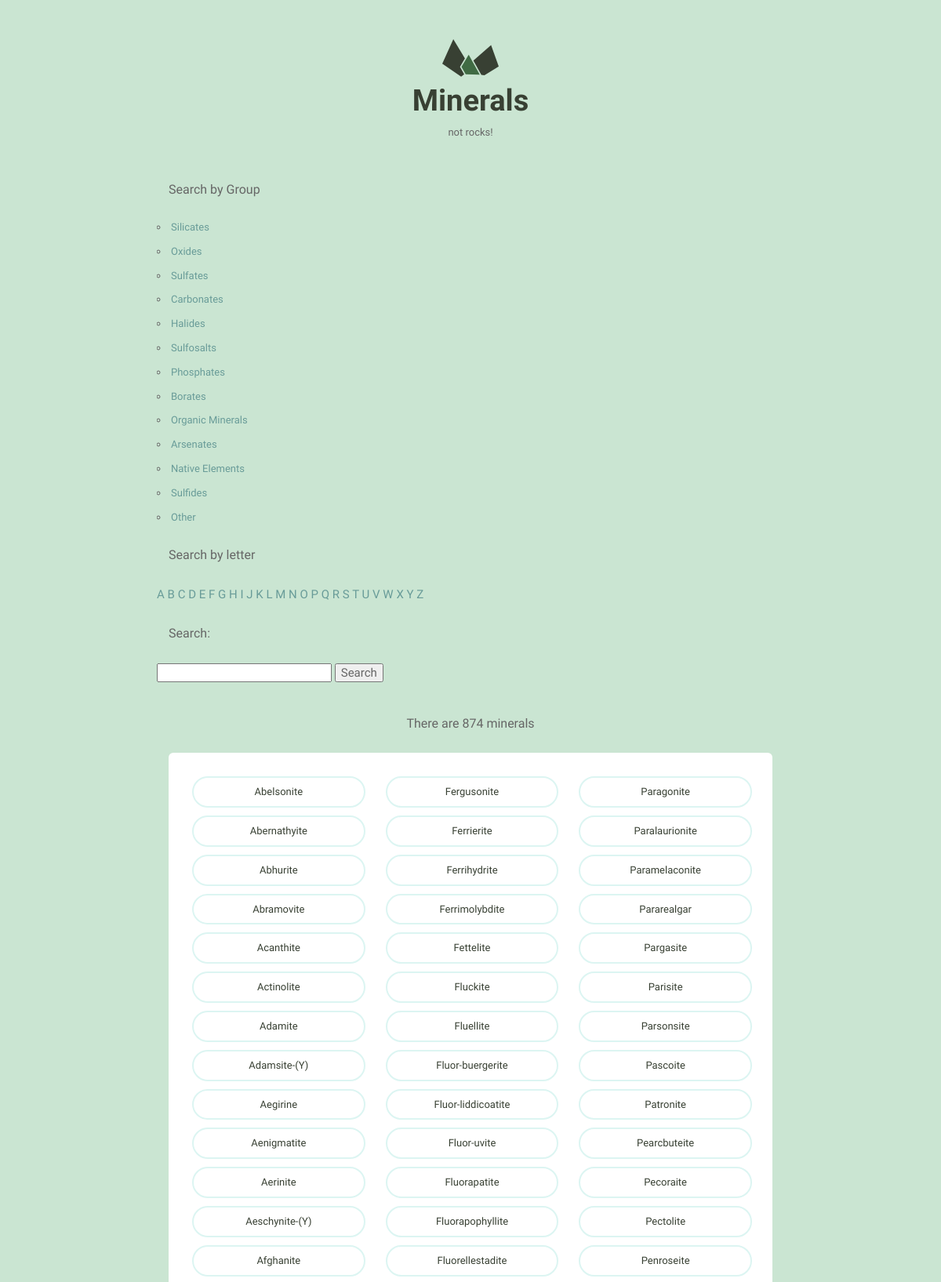
The app's page /search/ (upper part) with its own data.
### info/models.py (models this page shows, shortened)
class Mineral(models.Model):
    name = models.CharField(max_length=200)
    image_filename = models.CharField(max_length=200)
    image_caption = models.CharField(max_length=200)
    category = models.CharField(max_length=200)
    formula = models.CharField(max_length=200)
    strunz_classification = models.CharField(max_length=200)
    color = models.CharField(max_length=200)
    crystal_system = models.CharField(max_length=200)
    unit_cell = models.CharField(max_length=200)
    crystal_symmetry = models.CharField(max_length=200)
    cleavage = models.CharField(max_length=200)
    mohs_scale_hardness = models.CharField(max_length=200)
    luster = models.CharField(max_length=200)
    streak = models.CharField(max_length=200)
    diaphaneity = models.CharField(max_length=200)
    optical_properties = models.CharField(max_length=200)
    refractive_index = models.CharField(max_length=200)
    crystal_habit = models.CharField(max_length=200)
    specific_gravity = models.CharField(max_length=200)
    group = models.CharField(max_length=200, blank=True, default='')

### info/views.py (the view)
# urls.py: path('search/', views.search_by_keyword, name='keyword')
def search_by_keyword(request):
    query = request.GET.get('q', '')
    all_minerals = Mineral.objects.all()
    minerals = all_minerals.filter(
        Q(name__icontains=query))
    return render(request, 'minerals/search.html', {
        'all_minerals': all_minerals,
        'groups': groups,
        'alphabet': alphabet,
        'minerals': minerals
    })

### templates/minerals/search.html
{% extends 'minerals/layout.html' %}
{% block content %}
<p class="text-centered">There are {{ minerals|length }} minerals</p>
    <div class="grid-100">
        <ul class="minerals__container">
            {% for mineral in minerals %}
            <li class="minerals__item">
                <a class="minerals__anchor" href="{% url 'detail' pk=mineral.pk %}"> {{ mineral.name }}</a>
            </li>
            {% endfor %}
        </ul>
    </div>
{% endblock %}

### static/css/global.css (style rules this page uses)
html { font-family: sans-serif; -ms-text-size-adjust: 100%; -webkit-text-size-adjust: 100%; }
body { margin: 0; }
a { background-color: transparent; }
html { font-size: 62.5%; }
body { background-color: #CAE5D2; font-size: 1.5em; line-height: 1.6; font-weight: 400; font-family: "Cousine"; color: #666; }
.grid, .grid-5, .grid-10, .grid-15, .grid-20, .grid-25, .grid-30, .grid-33, .grid-35, .grid-40, .grid-45, .grid-50, .grid-55, .grid-60, .grid-65, .grid-66, .grid-70, .grid-75, .grid-80, .grid-90, .grid-95, .grid-100 { float: left; box-sizing: border-box; position: relative; }
.grid-100 { width: 100%; padding: 0 15px; }
p { margin-top: 0; font-size: 1.6rem; }
a { color: #689b98; text-decoration: none; -webkit-transition: color 0.2s; -moz-transition: color 0.2s; -ms-transition: color 0.2s; -o-transition: color 0.2s; transition: color 0.2s; }
ul { list-style: circle inside; padding-left: 0; margin-top: 0; }
li { margin-bottom: 1rem; font-size: 1.3rem; }
table, p, ul { margin-bottom: 2.5rem; }
.text-centered { text-align: center; }
.minerals__container { background-color: #fff; border-radius: 6px; list-style: none; padding: 30px 30px 20px 30px; -webkit-column-gap: 30px; -moz-column-gap: 30px; column-gap: 30px; }
@media (min-width: 640px) { .minerals__container { -webkit-column-count: 3; -moz-column-count: 3; column-count: 3; } }
.minerals__anchor { border: solid 2px #DCF5F2; border-radius: 100px; color: #384033; display: block; font-size: 13px; text-align: center; padding: 8px 0 7px 0; width: 100%; transition: background-color 200ms ease-in-out, font-weight 200ms ease-in-out, color 200ms ease-in-out; }

### records on screen
Mineral: name "Abelsonite"
Mineral: name "Abernathyite"
Mineral: name "Abhurite"
Mineral: name "Abramovite"
Mineral: name "Acanthite"
Mineral: name "Actinolite"
Mineral: name "Adamite"
Mineral: name "Adamsite-(Y)"
Mineral: name "Aegirine"
Mineral: name "Aenigmatite"
Mineral: name "Aerinite"
Mineral: name "Aeschynite-(Y)"
Mineral: name "Afghanite"
Mineral: name "Fergusonite"
Mineral: name "Ferrierite"
Mineral: name "Ferrihydrite"
Mineral: name "Ferrimolybdite"
Mineral: name "Fettelite"
Mineral: name "Fluckite"
Mineral: name "Fluellite"
Mineral: name "Fluor-buergerite"
Mineral: name "Fluor-liddicoatite"
Mineral: name "Fluor-uvite"
Mineral: name "Fluorapatite"
Mineral: name "Fluorapophyllite"
Mineral: name "Fluorellestadite"
Mineral: name "Paragonite"
Mineral: name "Paralaurionite"
Mineral: name "Paramelaconite"
Mineral: name "Pararealgar"
Mineral: name "Pargasite"
Mineral: name "Parisite"
Mineral: name "Parsonsite"
Mineral: name "Pascoite"
Mineral: name "Patronite"
Mineral: name "Pearcbuteite"
Mineral: name "Pecoraite"
Mineral: name "Pectolite"
Mineral: name "Penroseite"

### other values on screen
{{ group }} "Silicates" "Oxides" "Sulfates" "Carbonates" "Halides" "Sulfosalts" "Phosphates" "Borates" "Organic Minerals" "Arsenates" "Native Elements" "Sulfides" "Other"
{{ character }} "A" "B" "C" "D" "E" "F" "G" "H" "I" "J" "K" "L" "M" "N" "O" "P" "Q" "R" "S" "T" "U" "V" "W" "X" "Y" "Z"
{{ minerals|length }} "874"
